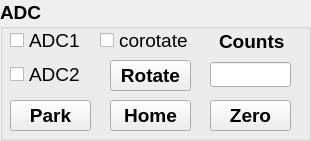
     <widget class="QGroupBox" name="group_adc">
      <property name="geometry">
       <rect>
        <x>10</x>
        <y>0</y>
        <width>311</width>
        <height>141</height>
       </rect>
      </property>
      <property name="font">
       <font>
        <family>Arial</family>
        <pointsize>14</pointsize>
        <weight>75</weight>
        <bold>true</bold>
        <strikeout>false</strikeout>
       </font>
      </property>
      <property name="title">
       <string>ADC</string>
      </property>
      <widget class="QLineEdit" name="lineEdit_adc_counts">
       <property name="geometry">
        <rect>
         <x>210</x>
         <y>62</y>
         <width>81</width>
         <height>25</height>
        </rect>
       </property>
       <property name="font">
        <font>
         <family>Arial</family>
         <pointsize>14</pointsize>
         <weight>50</weight>
         <bold>false</bold>
         <strikeout>false</strikeout>
        </font>
       </property>
       <property name="alignment">
        <set>Qt::AlignRight|Qt::AlignTrailing|Qt::AlignVCenter</set>
       </property>
      </widget>
      <widget class="QPushButton" name="pushbtn_adc_home">
       <property name="geometry">
        <rect>
         <x>110</x>
         <y>100</y>
         <width>81</width>
         <height>31</height>
        </rect>
       </property>
       <property name="font">
        <font>
         <family>Arial</family>
         <pointsize>14</pointsize>
         <weight>75</weight>
         <bold>true</bold>
         <strikeout>false</strikeout>
        </font>
       </property>
       <property name="toolTip">
        <string>&lt;html&gt;&lt;head/&gt;&lt;body&gt;&lt;p&gt;To set the information of the observation&lt;/p&gt;&lt;/body&gt;&lt;/html&gt;</string>
       </property>
       <property name="text">
        <string>Home</string>
       </property>
      </widget>
      <widget class="QPushButton" name="pushbtn_adc_park">
       <property name="geometry">
        <rect>
         <x>10</x>
         <y>100</y>
         <width>81</width>
         <height>31</height>
        </rect>
       </property>
       <property name="font">
        <font>
         <family>Arial</family>
         <pointsize>14</pointsize>
         <weight>75</weight>
         <bold>true</bold>
         <strikeout>false</strikeout>
        </font>
       </property>
       <property name="toolTip">
        <string>&lt;html&gt;&lt;head/&gt;&lt;body&gt;&lt;p&gt;To set the information of the observation&lt;/p&gt;&lt;/body&gt;&lt;/html&gt;</string>
       </property>
       <property name="text">
        <string>Park</string>
       </property>
      </widget>
      <widget class="QPushButton" name="pushbtn_adc_zero">
       <property name="geometry">
        <rect>
         <x>210</x>
         <y>100</y>
         <width>81</width>
         <height>31</height>
        </rect>
       </property>
       <property name="font">
        <font>
         <family>Arial</family>
         <pointsize>14</pointsize>
         <weight>75</weight>
         <bold>true</bold>
         <strikeout>false</strikeout>
        </font>
       </property>
       <property name="toolTip">
        <string>&lt;html&gt;&lt;head/&gt;&lt;body&gt;&lt;p&gt;To set the information of the observation&lt;/p&gt;&lt;/body&gt;&lt;/html&gt;</string>
       </property>
       <property name="text">
        <string>Zero</string>
       </property>
      </widget>
      <widget class="QCheckBox" name="adc_checkBox1">
       <property name="geometry">
        <rect>
         <x>10</x>
         <y>30</y>
         <width>71</width>
         <height>21</height>
        </rect>
       </property>
       <property name="font">
        <font>
         <family>Arial</family>
         <pointsize>14</pointsize>
         <weight>50</weight>
         <bold>false</bold>
         <strikeout>false</strikeout>
        </font>
       </property>
       <property name="text">
        <string>ADC1</string>
       </property>
      </widget>
      <widget class="QCheckBox" name="adc_checkBox2">
       <property name="geometry">
        <rect>
         <x>10</x>
         <y>64</y>
         <width>71</width>
         <height>21</height>
        </rect>
       </property>
       <property name="font">
        <font>
         <family>Arial</family>
         <pointsize>14</pointsize>
         <weight>50</weight>
         <bold>false</bold>
         <strikeout>false</strikeout>
        </font>
       </property>
       <property name="text">
        <string>ADC2</string>
       </property>
      </widget>
      <widget class="QCheckBox" name="adc_checkBox_corotate">
       <property name="geometry">
        <rect>
         <x>100</x>
         <y>30</y>
         <width>91</width>
         <height>21</height>
        </rect>
       </property>
       <property name="font">
        <font>
         <family>Arial</family>
         <pointsize>14</pointsize>
         <weight>50</weight>
         <bold>false</bold>
         <strikeout>false</strikeout>
        </font>
       </property>
       <property name="text">
        <string>corotate</string>
       </property>
      </widget>
      <widget class="QLabel" name="label_2">
       <property name="geometry">
        <rect>
         <x>219</x>
         <y>33</y>
         <width>71</width>
         <height>16</height>
        </rect>
       </property>
       <property name="text">
        <string>Counts</string>
       </property>
      </widget>
      <widget class="QPushButton" name="pushbtn_adc_rotate">
       <property name="geometry">
        <rect>
         <x>110</x>
         <y>60</y>
         <width>81</width>
         <height>31</height>
        </rect>
       </property>
       <property name="font">
        <font>
         <family>Arial</family>
         <pointsize>14</pointsize>
         <weight>75</weight>
         <bold>true</bold>
         <strikeout>false</strikeout>
        </font>
       </property>
       <property name="toolTip">
        <string>&lt;html&gt;&lt;head/&gt;&lt;body&gt;&lt;p&gt;To set the information of the observation&lt;/p&gt;&lt;/body&gt;&lt;/html&gt;</string>
       </property>
       <property name="text">
        <string>Rotate</string>
       </property>
      </widget>
     </widget>
